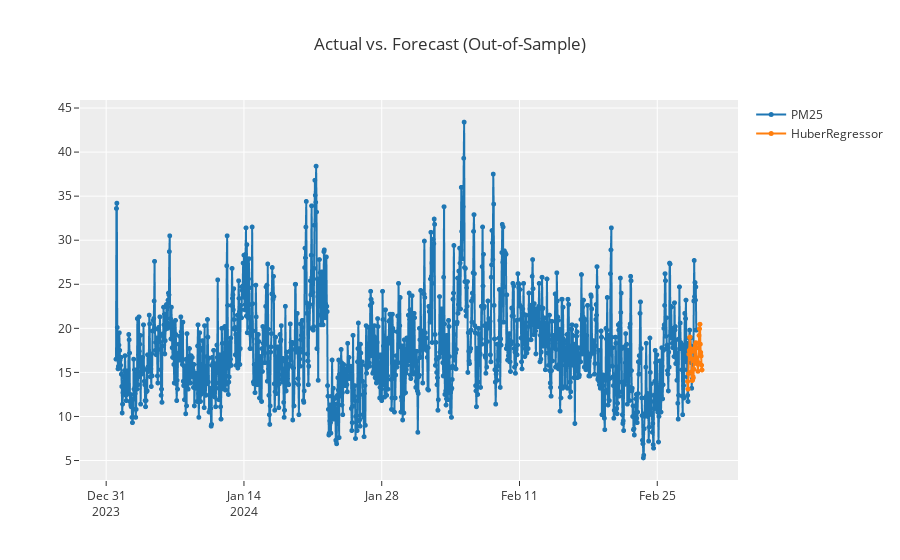

Notebook code cell kept with this figure:
### Code cell
exp.plot_model(tuned_ets, plot='forecast', data_kwargs={'fh':36})

### Figure 1 — Plotly figure (JSON) as saved in the notebook; plotly's stock layout.template omitted (floating-point values rounded to 4 significant figures; data arrays with more than 128 entries replaced by an {"elided": "..."} marker saying what was removed)
{"data": [{"line": {"color": "rgb(31, 119, 180)", "width": 2}, "marker": {"color": "rgb(31, 119, 180)", "size": 5}, "mode": "lines+markers", "name": "PM25", "type": "scattergl", "x": {"elided": "1430 str values"}, "xaxis": "x", "y": {"elided": "1430 float values"}, "yaxis": "y"}, {"line": {"color": "rgb(255, 127, 14)", "width": 2}, "marker": {"color": "rgb(255, 127, 14)", "size": 5}, "mode": "lines+markers", "name": "HuberRegressor", "type": "scattergl", "x": {"elided": "1430 str values"}, "xaxis": "x", "y": {"elided": "1430 float values"}, "yaxis": "y"}], "layout": {"showlegend": true, "title": {"text": "Actual vs. Forecast (Out-of-Sample)"}, "xaxis": {"anchor": "y", "domain": [0, 1]}, "yaxis": {"anchor": "x", "domain": [0, 1]}}}
